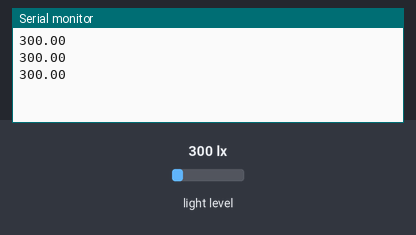
The sketch below on a simulated Arduino Uno, built with avr-gcc and run on an emulated ATmega328P. On the bench: the last lines printed to the serial monitor. The test bench sets the inputs (shaded band); at power-on: light level 300 lx.

Above: at 1.3 s.
1.4 s: light level set to 40 lx
At 1.9 s:
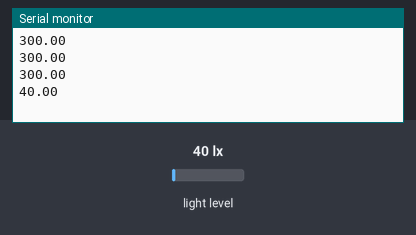
2.9 s: light level set to 500 lx
At 3.4 s:
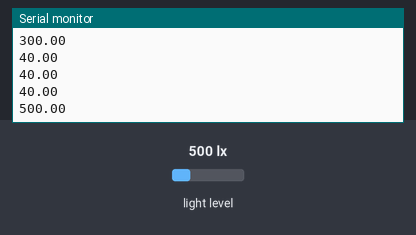
Timing chart, 0 to 5.9 s (numbered marks = the images above; inputs shaded):
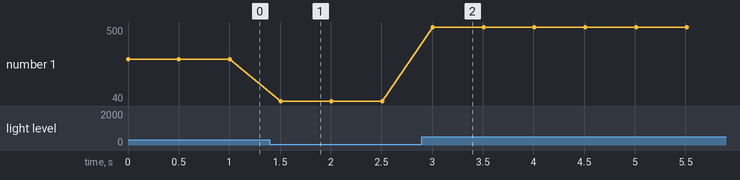

The sketch:

BH1750test_Working.ino
```cpp
/*
    SCL -> SCL (A5 on Arduino Uno, Leonardo, etc or 21 on Mega and Due, on esp8266 free selectable)
    SDA -> SDA (A4 on Arduino Uno, Leonardo, etc or 20 on Mega and Due, on esp8266 free selectable)
    ADD -> (not connected) or GND
*/
#include <Wire.h>
#include <BH1750.h>
BH1750 lightMeter;
float lux;

void setup(){
  Serial.begin(250000);
  Wire.begin();
  lightMeter.begin();

}
void loop() {
  lux = lightMeter.readLightLevel();
  Serial.println(lux);
  delay(500);
}
```

Measured:
- after the input at 1.4 s, the serial monitor: prints a new line after 0.10 s (image 1)
- after the input at 2.9 s, the serial monitor: prints a new line after 0.11 s (image 2)
- plotted number 1: 300 → 40 after the input at 1.4 s, 40 → 500 after the input at 2.9 s
